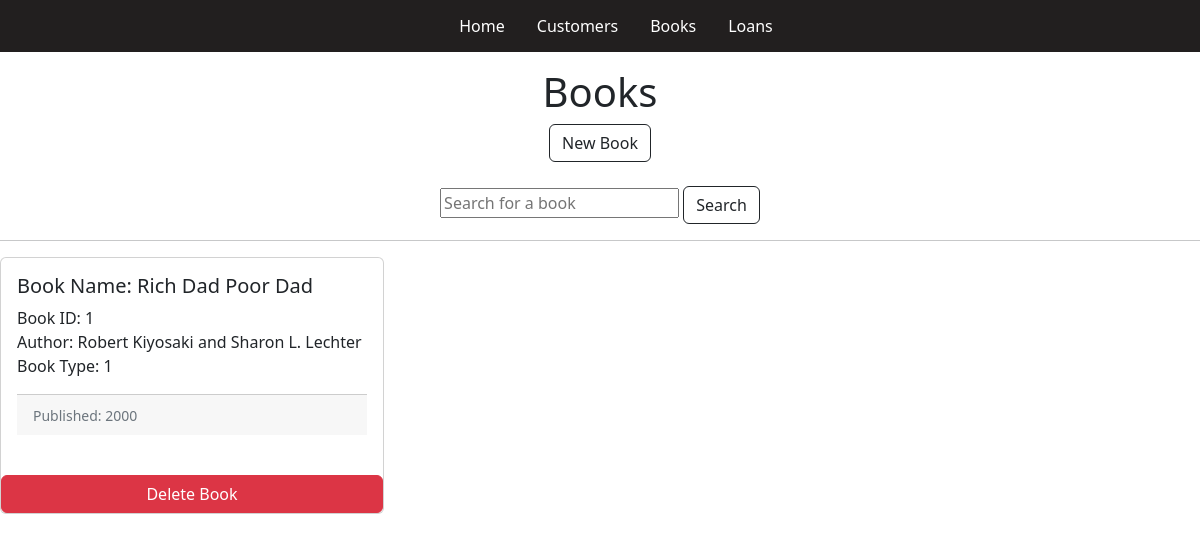
The app's page /Books/1 with its own data.
### main.py (models this page shows, shortened)
class Books(db.Model):
    id = db.Column('BookID', db.Integer, primary_key = True)
    book_name = db.Column('BookName', db.String(100))
    book_author = db.Column('BookAuthor', db.String(50))
    published = db.Column('PublishedDate', db.String(10))
    book_type = db.Column('BookType', db.Integer)
    loanlink = db.relationship("Loans", backref = "books")

### main.py (the view, shortened to what this page needs)
@app.route('/Books/', methods = ['GET', 'POST'])
@app.route('/Books/<id>')
def show_all_books(id = -1):
    if request.method == 'GET':
        if int(id) == -1:
            return render_template('books.html', books = Books.query.all())
        if int(id) > -1:
            selected = Books.query.get(int(id))
            return render_template('selected_book.html', selected = selected)

### templates/selected_book.html (shortened to what this page needs)
{% extends "layout.html" %}
{% block content %}
<div class="d-flex justify-content-center">
    <h1>Books</h1>
</div>
<div class="d-flex justify-content-center">
    <a class="btn btn-outline-dark" href="/NewBook/" role="button">New Book</a>
</div>
<br>
<div class="d-flex justify-content-center">
    <form class="form-inline" action="/Books_Search" method="post">
        <input type="text" class="from-control" name="book_name" placeholder="Search for a book">
        <button class='btn btn-outline-dark' type="submit">Search</button>
    </form>
</div>
<hr>
<div class="row row-cols-1 row-cols-md-3 g-4">
    <div class="col">
        <div class="card h-100">
            <div class="card-body">
                <h5 class="card-title">Book Name: {{ selected.book_name }}</h5>
                <p class="card-text">Book ID: {{ selected.id }}
                    <br>
                    Author: {{ selected.book_author }}
                    <br>
                    Book Type: {{ selected.book_type }}
                </p>
                <div class="card-footer">
                    <small class="text-muted">Published: {{ selected.published }}</small>
                </div>
                <br>
            </div>
            <a href="/Books/Delete/{{selected.id}}" class="btn btn-danger">Delete Book</a>
        </div>
    </div>
</div>
{% endblock %}

### records on screen
Books: book_name "Rich Dad Poor Dad", id "1", book_author "Robert Kiyosaki and Sharon L. Lechter", book_type "1", published "2000"
